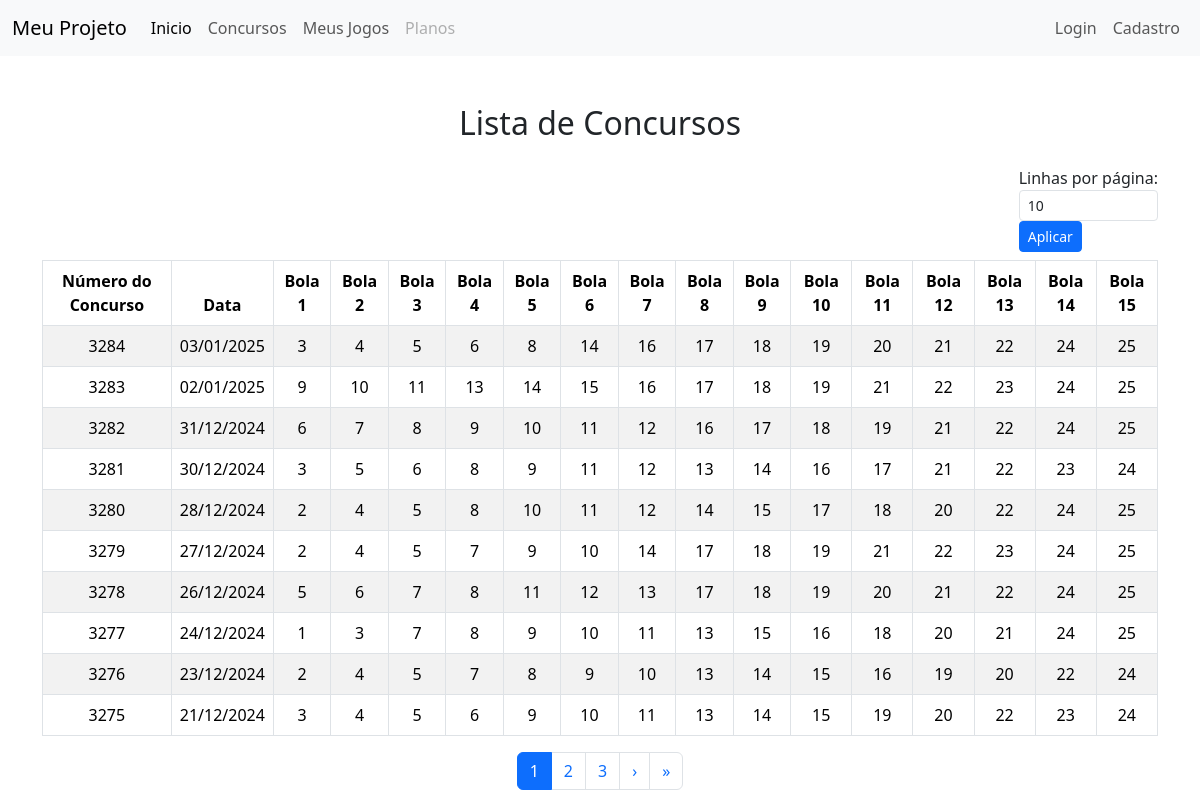
/concursos/, run on the app's committed database.
### websiteApp/models.py (models this page shows, shortened)
class Concurso(models.Model):
    nConcurso = models.IntegerField(verbose_name="Número do Concurso")
    data_concurso = models.DateField(verbose_name="Data do Concurso")
    bola1 = models.IntegerField(verbose_name="Bola 1")
    bola2 = models.IntegerField(verbose_name="Bola 2")
    bola3 = models.IntegerField(verbose_name="Bola 3")
    bola4 = models.IntegerField(verbose_name="Bola 4")
    bola5 = models.IntegerField(verbose_name="Bola 5")
    bola6 = models.IntegerField(verbose_name="Bola 6")
    bola7 = models.IntegerField(verbose_name="Bola 7")
    bola8 = models.IntegerField(verbose_name="Bola 8")
    bola9 = models.IntegerField(verbose_name="Bola 9")
    bola10 = models.IntegerField(verbose_name="Bola 10")
    bola11 = models.IntegerField(verbose_name="Bola 11")
    bola12 = models.IntegerField(verbose_name="Bola 12")
    bola13 = models.IntegerField(verbose_name="Bola 13")
    bola14 = models.IntegerField(verbose_name="Bola 14")
    bola15 = models.IntegerField(verbose_name="Bola 15")
    ganhadores_15 = models.IntegerField(verbose_name="Ganhadores 15 Acertos", null=True, blank=True)
    rateio_15 = models.DecimalField(verbose_name="Rateio 15 Acertos", max_digits=10, decimal_places=2, null=True, blank=True)
    ganhadores_14 = models.IntegerField(verbose_name="Ganhadores 14 Acertos", null=True, blank=True)
    rateio_14 = models.DecimalField(verbose_name="Rateio 14 Acertos", max_digits=10, decimal_places=2, null=True, blank=True)
    ganhadores_13 = models.IntegerField(verbose_name="Ganhadores 13 Acertos", null=True, blank=True)
    rateio_13 = models.DecimalField(verbose_name="Rateio 13 Acertos", max_digits=10, decimal_places=2, null=True, blank=True)
    ganhadores_12 = models.IntegerField(verbose_name="Ganhadores 12 Acertos", null=True, blank=True)
    rateio_12 = models.DecimalField(verbose_name="Rateio 12 Acertos", max_digits=10, decimal_places=2, null=True, blank=True)
    ganhadores_11 = models.IntegerField(verbose_name="Ganhadores 11 Acertos", null=True, blank=True)
    rateio_11 = models.DecimalField(verbose_name="Rateio 11 Acertos", max_digits=10, decimal_places=2, null=True, blank=True)
    acumulado_total = models.DecimalField(verbose_name="Acumulado Total", max_digits=10, decimal_places=2, null=True, blank=True)
    estimativa_premio = models.DecimalField(verbose_name="Estimativa de Prêmio", max_digits=10, decimal_places=2, null=True, blank=True)
    acumulado_especial = models.DecimalField(verbose_name="Acumulado Sorteio Especial", max_digits=10, decimal_places=2, null=True, blank=True)
    cidade_uf = models.CharField(verbose_name="Cidade/UF", max_length=255, null=True, blank=True)
    observacao = models.TextField(verbose_name="Observação", null=True, blank=True)

### websiteApp/views.py (the view)
# urls.py: path('concursos/', concursos_view, name='concursos'),
def concursos_view(request):
    linhas_por_pagina = request.GET.get('linhas_por_pagina', 10)
    try:
        linhas_por_pagina = int(linhas_por_pagina)
    except ValueError:
        linhas_por_pagina = 10  # Caso não seja um número válido
    concursos = Concurso.objects.all().order_by('-nConcurso')
    paginator = Paginator(concursos, linhas_por_pagina)
    pagina = request.GET.get('page')
    concursos_paginados = paginator.get_page(pagina)
    return render(request, 'concurso.html', {
        'concursos': concursos_paginados,
        'linhas_por_pagina': linhas_por_pagina
    })

### websiteApp/templates/concurso.html (shortened to what this page needs)
{% extends 'index.html' %}
{% block content %}
<div class="container mt-5">
    <h2 class="text-center mb-4">Lista de Concursos</h2>
    <div class="d-flex justify-content-end mb-2">
        <form method="get" class="form-inline">
            <label for="linhas_por_pagina" class="mr-2">Linhas por página:</label>
            <input type="number" id="linhas_por_pagina" name="linhas_por_pagina" class="form-control form-control-sm mr-2"
                   value="{{ linhas_por_pagina }}" min="1" max="100" placeholder="Ex: 10">
            <button type="submit" class="btn btn-sm btn-primary">Aplicar</button>
        </form>
    </div>
    <div class="table-responsive">
        <table class="table table-striped table-bordered table-hover text-center">
            <thead class="thead-dark">
                <tr>
                    <th>Número do Concurso</th>
                    <th>Data</th>
                    <th>Bola 1</th>
                    <th>Bola 2</th>
                    <th>Bola 3</th>
                    <th>Bola 4</th>
                    <th>Bola 5</th>
                    <th>Bola 6</th>
                    <th>Bola 7</th>
                    <th>Bola 8</th>
                    <th>Bola 9</th>
                    <th>Bola 10</th>
                    <th>Bola 11</th>
                    <th>Bola 12</th>
                    <th>Bola 13</th>
                    <th>Bola 14</th>
                    <th>Bola 15</th>
                </tr>
            </thead>
            <tbody>
                {% for concurso in concursos %}
                <tr>
                    <td>{{ concurso.nConcurso }}</td>
                    <td>{{ concurso.data_concurso|date:"d/m/Y" }}</td>
                    <td>{{ concurso.bola1 }}</td>
                    <td>{{ concurso.bola2 }}</td>
                    <td>{{ concurso.bola3 }}</td>
                    <td>{{ concurso.bola4 }}</td>
                    <td>{{ concurso.bola5 }}</td>
                    <td>{{ concurso.bola6 }}</td>
                    <td>{{ concurso.bola7 }}</td>
                    <td>{{ concurso.bola8 }}</td>
                    <td>{{ concurso.bola9 }}</td>
                    <td>{{ concurso.bola10 }}</td>
                    <td>{{ concurso.bola11 }}</td>
                    <td>{{ concurso.bola12 }}</td>
                    <td>{{ concurso.bola13 }}</td>
                    <td>{{ concurso.bola14 }}</td>
                    <td>{{ concurso.bola15 }}</td>
                </tr>
                {% empty %}
                <tr>
                    <td colspan="17">Nenhum concurso encontrado.</td>
                </tr>
                {% endfor %}
            </tbody>
        </table>
    </div>
    <nav aria-label="Navegação de páginas">
        <ul class="pagination justify-content-center">
            {% for num in concursos.paginator.page_range %}
                {% if num == concursos.number %}
                <li class="page-item active">
                    <a class="page-link" href="#">{{ num }}</a>
                </li>
                {% elif num > concursos.number|add:"-3" and num < concursos.number|add:"3" %}
                <li class="page-item">
                    <a class="page-link" href="?page={{ num }}&linhas_por_pagina={{ linhas_por_pagina }}">{{ num }}</a>
                </li>
                {% endif %}
            {% endfor %}
            {% if concursos.has_next %}
            <li class="page-item">
                <a class="page-link" href="?page={{ concursos.next_page_number }}&linhas_por_pagina={{ linhas_por_pagina }}" aria-label="Próximo">
                    &rsaquo;
                </a>
            </li>
            <li class="page-item">
                <a class="page-link" href="?page={{ concursos.paginator.num_pages }}&linhas_por_pagina={{ linhas_por_pagina }}" aria-label="Último">
                    &raquo;
                </a>
            </li>
            {% endif %}
        </ul>
    </nav>
</div>
{% endblock %}

### websiteApp/templates/index.html (shortened to what this page needs)
{% load static %}
{% load django_bootstrap5 %}
<!DOCTYPE html>
<html lang="Pt-Br">
<head>
    {% bootstrap_css %}
</head>
<body>
    {% include 'navbar.html' %}
    <div id="content">
        {% block content %}{% endblock content %}
    </div>
</body>
</html>

### websiteApp/templates/navbar.html (shortened to what this page needs)
<nav class="navbar navbar-expand-lg navbar-light bg-light">
    <div class="container-fluid">
      <a class="navbar-brand ajax-link" href="{% url 'home' %}">Meu Projeto</a>
      <div class="collapse navbar-collapse" id="navbarNav">
        <ul class="navbar-nav me-auto">
          <li class="nav-item">
            <a class="nav-link ajax-link active" aria-current="page" href="{% url 'home' %}">Inicio</a>
          </li>
          <li class="nav-item">
            <a class="nav-link ajax-link" href="{% url 'concursos' %}">Concursos</a>
          </li>
          <li class="nav-item">
            <a class="nav-link ajax-link" href="{% url 'jogos' %}">Meus Jogos</a>
          </li>
          <li class="nav-item">
            <a class="nav-link disabled" href="#" tabindex="-1" aria-disabled="true">Planos</a>
          </li>
        </ul>
        <div class="navbar-nav">
          {% if user.is_authenticated %}
            <span class="navbar-text">
              Olá, {{ user.username }}!
            </span>
          {% else %}
            <a class="nav-item nav-link ajax-link" href="{% url 'login' %}">Login</a>
            <a class="nav-item nav-link ajax-link" href="{% url 'signup' %}">Cadastro</a>
          {% endif %}
        </div>
      </div>
    </div>
</nav>

### data on the page
Concurso: nConcurso "3284", data_concurso "03/01/2025", bola1 "3", bola2 "4", bola3 "5", bola4 "6", bola5 "8", bola6 "14", bola7 "16", bola8 "17", bola9 "18", bola10 "19", bola11 "20", bola12 "21", bola13 "22", bola14 "24", bola15 "25"
Concurso: nConcurso "3283", data_concurso "02/01/2025", bola1 "9", bola2 "10", bola3 "11", bola4 "13", bola5 "14", bola6 "15", bola7 "16", bola8 "17", bola9 "18", bola10 "19", bola11 "21", bola12 "22", bola13 "23", bola14 "24", bola15 "25"
Concurso: nConcurso "3282", data_concurso "31/12/2024", bola1 "6", bola2 "7", bola3 "8", bola4 "9", bola5 "10", bola6 "11", bola7 "12", bola8 "16", bola9 "17", bola10 "18", bola11 "19", bola12 "21", bola13 "22", bola14 "24", bola15 "25"
Concurso: nConcurso "3281", data_concurso "30/12/2024", bola1 "3", bola2 "5", bola3 "6", bola4 "8", bola5 "9", bola6 "11", bola7 "12", bola8 "13", bola9 "14", bola10 "16", bola11 "17", bola12 "21", bola13 "22", bola14 "23", bola15 "24"
Concurso: nConcurso "3280", data_concurso "28/12/2024", bola1 "2", bola2 "4", bola3 "5", bola4 "8", bola5 "10", bola6 "11", bola7 "12", bola8 "14", bola9 "15", bola10 "17", bola11 "18", bola12 "20", bola13 "22", bola14 "24", bola15 "25"
Concurso: nConcurso "3279", data_concurso "27/12/2024", bola1 "2", bola2 "4", bola3 "5", bola4 "7", bola5 "9", bola6 "10", bola7 "14", bola8 "17", bola9 "18", bola10 "19", bola11 "21", bola12 "22", bola13 "23", bola14 "24", bola15 "25"
Concurso: nConcurso "3278", data_concurso "26/12/2024", bola1 "5", bola2 "6", bola3 "7", bola4 "8", bola5 "11", bola6 "12", bola7 "13", bola8 "17", bola9 "18", bola10 "19", bola11 "20", bola12 "21", bola13 "22", bola14 "24", bola15 "25"
Concurso: nConcurso "3277", data_concurso "24/12/2024", bola1 "1", bola2 "3", bola3 "7", bola4 "8", bola5 "9", bola6 "10", bola7 "11", bola8 "13", bola9 "15", bola10 "16", bola11 "18", bola12 "20", bola13 "21", bola14 "24", bola15 "25"
Concurso: nConcurso "3276", data_concurso "23/12/2024", bola1 "2", bola2 "4", bola3 "5", bola4 "7", bola5 "8", bola6 "9", bola7 "10", bola8 "13", bola9 "14", bola10 "15", bola11 "16", bola12 "19", bola13 "20", bola14 "22", bola15 "24"
Concurso: nConcurso "3275", data_concurso "21/12/2024", bola1 "3", bola2 "4", bola3 "5", bola4 "6", bola5 "9", bola6 "10", bola7 "11", bola8 "13", bola9 "14", bola10 "15", bola11 "19", bola12 "20", bola13 "22", bola14 "23", bola15 "24"

### other printed values
{{ num }} "1"
{{ num }} "2" "3"
